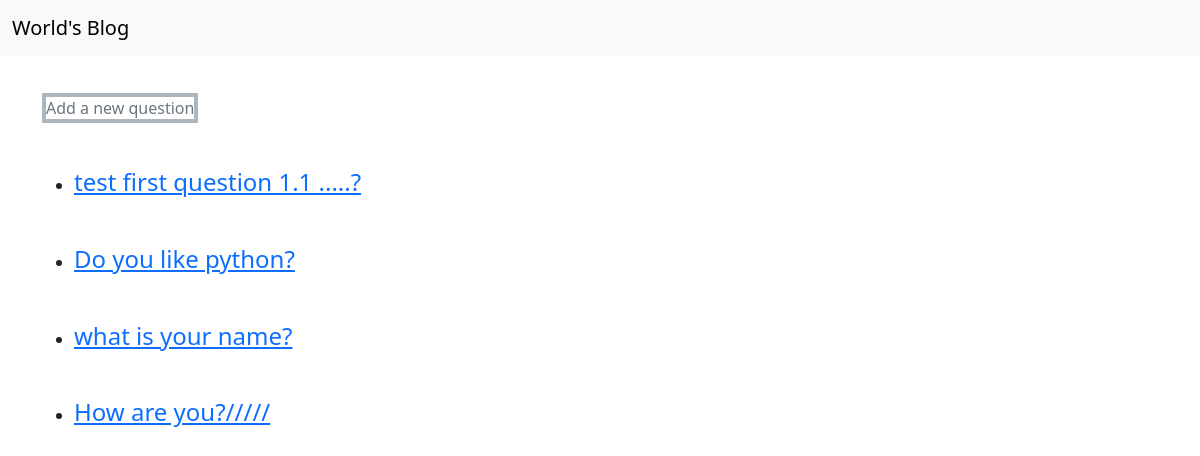
The page /questions/ on the database as committed earlier.
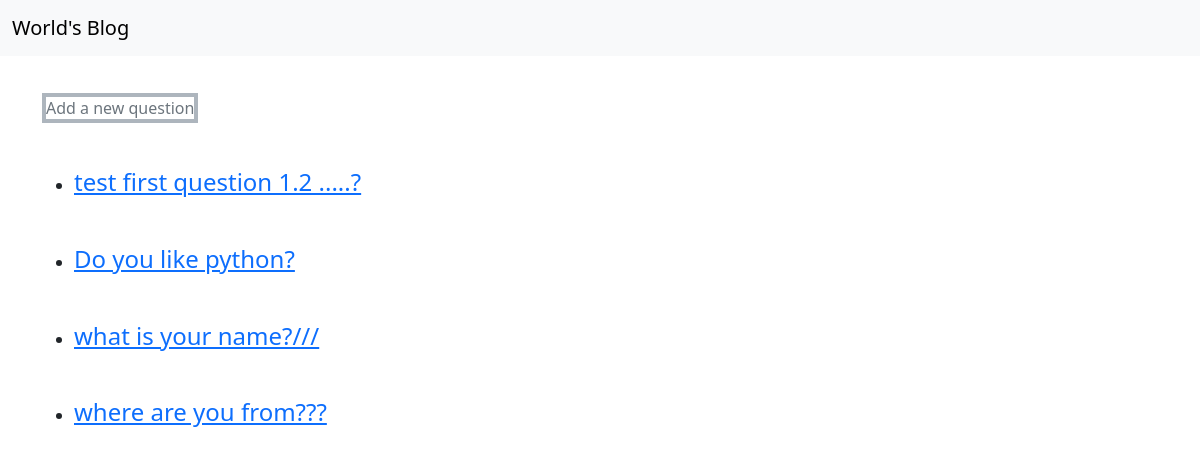
The same page on the database as committed later.
### Blog/models.py (models this page shows)
class Question (models.Model):
    author = models.ForeignKey(User,on_delete=models.SET_NULL,null=True,blank=True,related_name='Question_User')
    question = models.CharField(max_length=300)
    content = models.TextField(max_length=3000)
    created_date = models.DateTimeField(default=timezone.now)
    draft = models.BooleanField(default=True)
    tags = TaggableManager()
    def __str__(self):
        return self.question

### Blog/views.py (the view)
# urls.py: path('questions/',QuestionList.as_view()),
class QuestionList(ListView):
    model = Question

### Blog/templates/Blog/question_list.html (shortened to what this page needs)
<!doctype html>
<html lang="en">
    <head>
        <link href="https://cdn.jsdelivr.net/npm/bootstrap@5.3.8/dist/css/bootstrap.min.css" rel="stylesheet">
    </head>
    <body>
        <nav class="navbar fixed-top navbar-expand-lg mb-5 bg-body-tertiary">
        <div class="container-fluid">
            <a class="navbar-brand" href="/questions/">World's Blog</a>
        </div>
        </nav>
        <div class="container my-5 pt-5">
            <a class="text-decoration-none link-secondary border border-4 border-dark-subtle" href="/questions/create">Add a new question</a>
        </div>
        <div class="container">
            {%for question in question_list %}
            <ul>
                <li class="mb-5">
                    <h4 ><a href="/questions/{{question.id}}">{{question}}</a></h4>
                </li>
            </ul>
            {% endfor %}
        </div>
    </body>
</html>

Rows that differ between the two databases and show on the page:
removed Question: question "How are you?/////"
changed Question: question "test first question 1.1 .....?" → "test first question 1.2 .....?"
changed Question: question "what is your name?" → "what is your name?///"
added Question: question "where are you from???"
